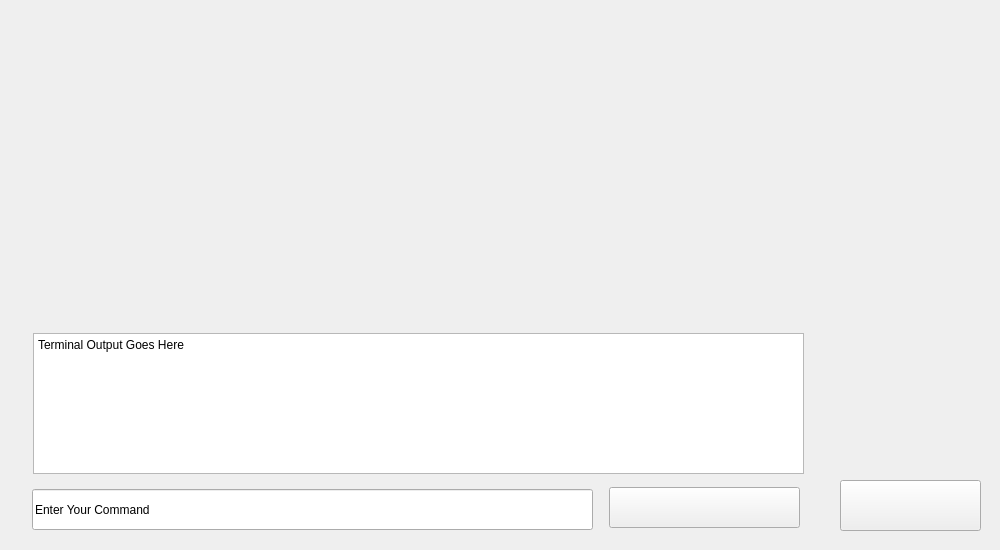
<?xml version="1.0" encoding="UTF-8"?>
<ui version="4.0">
 <class>Form</class>
 <widget class="QWidget" name="Form">
  <property name="geometry">
   <rect>
    <x>0</x>
    <y>0</y>
    <width>1000</width>
    <height>550</height>
   </rect>
  </property>
  <property name="windowTitle">
   <string>Form</string>
  </property>
  <property name="styleSheet">
   <string notr="true"/>
  </property>
  <widget class="QLabel" name="label">
   <property name="geometry">
    <rect>
     <x>416</x>
     <y>11</y>
     <width>191</width>
     <height>61</height>
    </rect>
   </property>
   <property name="text">
    <string/>
   </property>
   <property name="pixmap">
    <pixmap>../GUIimage/logo.jpg</pixmap>
   </property>
   <property name="scaledContents">
    <bool>true</bool>
   </property>
  </widget>
  <widget class="QLabel" name="label_2">
   <property name="geometry">
    <rect>
     <x>6</x>
     <y>321</y>
     <width>821</width>
     <height>221</height>
    </rect>
   </property>
   <property name="text">
    <string/>
   </property>
   <property name="pixmap">
    <pixmap>../GUIimage/Input.png</pixmap>
   </property>
   <property name="scaledContents">
    <bool>true</bool>
   </property>
  </widget>
  <widget class="QPushButton" name="pushButton">
   <property name="geometry">
    <rect>
     <x>609</x>
     <y>487</y>
     <width>191</width>
     <height>41</height>
    </rect>
   </property>
   <property name="styleSheet">
    <string notr="true">border-image: url(:/GUIimage/Enter1.jpg);</string>
   </property>
   <property name="text">
    <string/>
   </property>
  </widget>
  <widget class="QPushButton" name="pushButton_2">
   <property name="geometry">
    <rect>
     <x>840</x>
     <y>480</y>
     <width>141</width>
     <height>51</height>
    </rect>
   </property>
   <property name="styleSheet">
    <string notr="true">border-image: url(:/GUIimage/exit2.jpg);</string>
   </property>
   <property name="text">
    <string/>
   </property>
  </widget>
  <widget class="QLineEdit" name="lineEdit">
   <property name="geometry">
    <rect>
     <x>32</x>
     <y>489</y>
     <width>561</width>
     <height>41</height>
    </rect>
   </property>
   <property name="text">
    <string>Enter Your Command</string>
   </property>
  </widget>
  <widget class="QTextEdit" name="textEdit">
   <property name="geometry">
    <rect>
     <x>33</x>
     <y>333</y>
     <width>771</width>
     <height>141</height>
    </rect>
   </property>
   <property name="html">
    <string>&lt;!DOCTYPE HTML PUBLIC &quot;-//W3C//DTD HTML 4.0//EN&quot; &quot;http://www.w3.org/TR/REC-html40/strict.dtd&quot;&gt;
&lt;html&gt;&lt;head&gt;&lt;meta name=&quot;qrichtext&quot; content=&quot;1&quot; /&gt;&lt;meta charset=&quot;utf-8&quot; /&gt;&lt;style type=&quot;text/css&quot;&gt;
p, li { white-space: pre-wrap; }
hr { height: 1px; border-width: 0; }
li.unchecked::marker { content: &quot;\2610&quot;; }
li.checked::marker { content: &quot;\2612&quot;; }
&lt;/style&gt;&lt;/head&gt;&lt;body style=&quot; font-family:'Segoe UI'; font-size:9pt; font-weight:400; font-style:normal;&quot;&gt;
&lt;p style=&quot; margin-top:0px; margin-bottom:0px; margin-left:0px; margin-right:0px; -qt-block-indent:0; text-indent:0px;&quot;&gt;Terminal Output Goes Here&lt;/p&gt;
&lt;p style=&quot;-qt-paragraph-type:empty; margin-top:0px; margin-bottom:0px; margin-left:0px; margin-right:0px; -qt-block-indent:0; text-indent:0px;&quot;&gt;&lt;br /&gt;&lt;/p&gt;&lt;/body&gt;&lt;/html&gt;</string>
   </property>
  </widget>
  <widget class="QLabel" name="label_3">
   <property name="geometry">
    <rect>
     <x>366</x>
     <y>121</y>
     <width>281</width>
     <height>161</height>
    </rect>
   </property>
   <property name="text">
    <string/>
   </property>
   <property name="pixmap">
    <pixmap>../GUIimage/Mic.png</pixmap>
   </property>
   <property name="scaledContents">
    <bool>true</bool>
   </property>
  </widget>
  <widget class="QLabel" name="label_4">
   <property name="geometry">
    <rect>
     <x>366</x>
     <y>121</y>
     <width>281</width>
     <height>161</height>
    </rect>
   </property>
   <property name="text">
    <string/>
   </property>
   <property name="pixmap">
    <pixmap>../GUIimage/ai-loader-opt.gif</pixmap>
   </property>
   <property name="scaledContents">
    <bool>true</bool>
   </property>
  </widget>
 </widget>
 <resources/>
 <connections/>
</ui>
